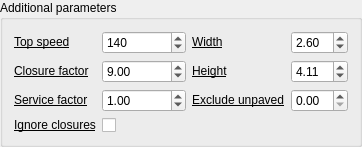
    <widget class="QgsCollapsibleGroupBox" name="addtional_params_box">
     <property name="title">
      <string>Additional parameters</string>
     </property>
     <property name="collapsed">
      <bool>true</bool>
     </property>
     <layout class="QHBoxLayout" name="horizontalLayout_11">
      <item>
       <layout class="QFormLayout" name="additional_params_column_1">
        <item row="0" column="0">
         <widget class="QLabel" name="top_speed_label">
          <property name="toolTip">
           <string>&lt;html&gt;&lt;head/&gt;&lt;body&gt;&lt;p&gt;Top speed the vehicle can go. Also used to avoid roads with higher speeds than this value. &lt;span style=&quot; font-family:'.SF NS Mono';&quot;&gt;top_speed&lt;/span&gt; must be between 10 and 252 KPH.&lt;/p&gt;&lt;/body&gt;&lt;/html&gt;</string>
          </property>
          <property name="text">
           <string>&lt;html&gt;&lt;head/&gt;&lt;body&gt;&lt;p&gt;&lt;a href=&quot;https://valhalla.github.io/valhalla/api/turn-by-turn/api-reference.md#automobile-and-bus-costing-options&quot;&gt;&lt;span style=&quot; text-decoration: underline; color:#000000;&quot;&gt;Top speed&lt;/span&gt;&lt;/a&gt;&lt;/p&gt;&lt;/body&gt;&lt;/html&gt;</string>
          </property>
          <property name="openExternalLinks">
           <bool>true</bool>
          </property>
         </widget>
        </item>
        <item row="1" column="0">
         <widget class="QLabel" name="closure_factor_label">
          <property name="toolTip">
           <string>&lt;html&gt;&lt;head/&gt;&lt;body&gt;&lt;p&gt;A factor that penalizes the cost when traversing a closed edge. Its value can range from &lt;span style=&quot; font-family:'.SF NS Mono';&quot;&gt;1.0&lt;/span&gt; - don't penalize closed edges, to &lt;span style=&quot; font-family:'.SF NS Mono';&quot;&gt;10.0&lt;/span&gt; - apply high cost penalty to closed edges.&lt;/p&gt;&lt;/body&gt;&lt;/html&gt;</string>
          </property>
          <property name="text">
           <string>&lt;html&gt;&lt;head/&gt;&lt;body&gt;&lt;p&gt;&lt;a href=&quot;https://valhalla.github.io/valhalla/api/turn-by-turn/api-reference.md#automobile-and-bus-costing-options&quot;&gt;&lt;span style=&quot; text-decoration: underline; color:#000000;&quot;&gt;Closure factor&lt;/span&gt;&lt;/a&gt;&lt;/p&gt;&lt;/body&gt;&lt;/html&gt;</string>
          </property>
          <property name="openExternalLinks">
           <bool>true</bool>
          </property>
         </widget>
        </item>
        <item row="0" column="1">
         <widget class="QgsSpinBox" name="top_speed">
          <property name="minimum">
           <number>10</number>
          </property>
          <property name="maximum">
           <number>252</number>
          </property>
          <property name="value">
           <number>140</number>
          </property>
         </widget>
        </item>
        <item row="3" column="0">
         <widget class="QLabel" name="ignore_closures_label">
          <property name="toolTip">
           <string>&lt;html&gt;&lt;head/&gt;&lt;body&gt;&lt;p&gt;If set to &lt;span style=&quot; font-family:'.SF NS Mono';&quot;&gt;true&lt;/span&gt;, ignores all closures, marked due to live traffic closures, during routing. &lt;/p&gt;&lt;/body&gt;&lt;/html&gt;</string>
          </property>
          <property name="text">
           <string>&lt;html&gt;&lt;head/&gt;&lt;body&gt;&lt;p&gt;&lt;a href=&quot;https://valhalla.github.io/valhalla/api/turn-by-turn/api-reference.md#automobile-and-bus-costing-options&quot;&gt;&lt;span style=&quot; text-decoration: underline; color:#000000;&quot;&gt;Ignore closures&lt;/span&gt;&lt;/a&gt;&lt;/p&gt;&lt;/body&gt;&lt;/html&gt;</string>
          </property>
          <property name="openExternalLinks">
           <bool>true</bool>
          </property>
         </widget>
        </item>
        <item row="2" column="0">
         <widget class="QLabel" name="service_factor_label">
          <property name="toolTip">
           <string>&lt;html&gt;&lt;head/&gt;&lt;body&gt;&lt;p&gt;A factor that modifies (multiplies) the cost when generic service roads are encountered.&lt;/p&gt;&lt;/body&gt;&lt;/html&gt;</string>
          </property>
          <property name="text">
           <string>&lt;html&gt;&lt;head/&gt;&lt;body&gt;&lt;p&gt;&lt;a href=&quot;https://valhalla.github.io/valhalla/api/turn-by-turn/api-reference.md#automobile-and-bus-costing-options&quot;&gt;&lt;span style=&quot; text-decoration: underline; color:#000000;&quot;&gt;Service factor&lt;/span&gt;&lt;/a&gt;&lt;/p&gt;&lt;/body&gt;&lt;/html&gt;</string>
          </property>
          <property name="openExternalLinks">
           <bool>true</bool>
          </property>
         </widget>
        </item>
        <item row="1" column="1">
         <widget class="QgsDoubleSpinBox" name="closure_factor">
          <property name="minimum">
           <double>0.100000000000000</double>
          </property>
          <property name="maximum">
           <double>10.000000000000000</double>
          </property>
          <property name="singleStep">
           <double>0.100000000000000</double>
          </property>
          <property name="value">
           <double>9.000000000000000</double>
          </property>
         </widget>
        </item>
        <item row="2" column="1">
         <widget class="QgsDoubleSpinBox" name="service_factor">
          <property name="value">
           <double>1.000000000000000</double>
          </property>
          <property name="minimum">
           <double>0.100000000000000</double>
          </property>
          <property name="maximum">
           <double>100000.000000000000000</double>
          </property>
          <property name="singleStep">
           <double>0.100000000000000</double>
          </property>
         </widget>
        </item>
        <item row="3" column="1">
         <widget class="QCheckBox" name="ignore_closures">
          <property name="text">
           <string/>
          </property>
         </widget>
        </item>
       </layout>
      </item>
      <item>
       <layout class="QFormLayout" name="additional_params_column_2">
        <item row="0" column="0">
         <widget class="QLabel" name="width_label">
          <property name="toolTip">
           <string>&lt;html&gt;&lt;head/&gt;&lt;body&gt;&lt;p&gt;The width of the vehicle (in meters).&lt;/p&gt;&lt;/body&gt;&lt;/html&gt;</string>
          </property>
          <property name="text">
           <string>&lt;html&gt;&lt;head/&gt;&lt;body&gt;&lt;p&gt;&lt;a href=&quot;https://valhalla.github.io/valhalla/api/turn-by-turn/api-reference.md#other-costing-options&quot;&gt;&lt;span style=&quot; text-decoration: underline; color:#000000;&quot;&gt;Width&lt;/span&gt;&lt;/a&gt;&lt;/p&gt;&lt;/body&gt;&lt;/html&gt;</string>
          </property>
          <property name="openExternalLinks">
           <bool>true</bool>
          </property>
         </widget>
        </item>
        <item row="1" column="0">
         <widget class="QLabel" name="height_label">
          <property name="toolTip">
           <string>&lt;html&gt;&lt;head/&gt;&lt;body&gt;&lt;p&gt;The height of the vehicle (in meters).&lt;/p&gt;&lt;/body&gt;&lt;/html&gt;</string>
          </property>
          <property name="text">
           <string>&lt;html&gt;&lt;head/&gt;&lt;body&gt;&lt;p&gt;&lt;a href=&quot;https://valhalla.github.io/valhalla/api/turn-by-turn/api-reference.md#other-costing-options&quot;&gt;&lt;span style=&quot; text-decoration: underline; color:#000000;&quot;&gt;Height&lt;/span&gt;&lt;/a&gt;&lt;/p&gt;&lt;/body&gt;&lt;/html&gt;</string>
          </property>
          <property name="openExternalLinks">
           <bool>true</bool>
          </property>
         </widget>
        </item>
        <item row="2" column="0">
         <widget class="QLabel" name="exclude_unpaved_label">
          <property name="toolTip">
           <string>&lt;html&gt;&lt;head/&gt;&lt;body&gt;&lt;p&gt;This value indicates the whether or not the path may include unpaved roads. If set to 1 it is allowed to start and end with unpaved roads, but is not allowed to have them in the middle of the route path, otherwise they are allowed.&lt;/p&gt;&lt;/body&gt;&lt;/html&gt;</string>
          </property>
          <property name="text">
           <string>&lt;html&gt;&lt;head/&gt;&lt;body&gt;&lt;p&gt;&lt;a href=&quot;https://valhalla.github.io/valhalla/api/turn-by-turn/api-reference.md#other-costing-options&quot;&gt;&lt;span style=&quot; text-decoration: underline; color:#000000;&quot;&gt;Exclude unpaved&lt;/span&gt;&lt;/a&gt;&lt;/p&gt;&lt;/body&gt;&lt;/html&gt;</string>
          </property>
          <property name="openExternalLinks">
           <bool>true</bool>
          </property>
         </widget>
        </item>
        <item row="2" column="1">
         <widget class="QgsDoubleSpinBox" name="exclude_unpaved">
          <property name="maximum">
           <double>1.000000000000000</double>
          </property>
          <property name="singleStep">
           <double>0.050000000000000</double>
          </property>
         </widget>
        </item>
        <item row="0" column="1">
         <widget class="QgsDoubleSpinBox" name="width_">
          <property name="decimals">
           <number>2</number>
          </property>
          <property name="minimum">
           <double>0.100000000000000</double>
          </property>
          <property name="maximum">
           <double>20.000000000000000</double>
          </property>
          <property name="singleStep">
           <double>0.100000000000000</double>
          </property>
          <property name="value">
           <double>2.600000000000000</double>
          </property>
         </widget>
        </item>
        <item row="1" column="1">
         <widget class="QgsDoubleSpinBox" name="height_">
          <property name="decimals">
           <number>2</number>
          </property>
          <property name="minimum">
           <double>0.100000000000000</double>
          </property>
          <property name="maximum">
           <double>20.000000000000000</double>
          </property>
          <property name="singleStep">
           <double>0.100000000000000</double>
          </property>
          <property name="value">
           <double>4.110000000000000</double>
          </property>
         </widget>
        </item>
       </layout>
      </item>
     </layout>
    </widget>
